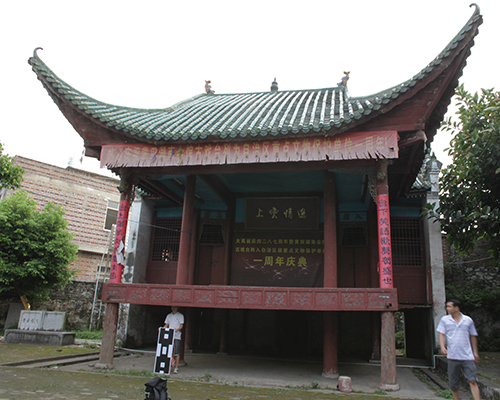
//> input picture geometric-verification-for-sift-match/img1.jpg, 500 x 400 px, given in place of DSC_2625_resize.JPG, which was not available
$ ./main   (built with g++ and OpenCV 4, older OpenCV classes emulated)
//> lines starting //> are read from the running program, lines starting //| are printed output that depends on the picture; pictures that were not available may be replaced by others from this repository, and a replacement may not be noted
### geometric-verification-for-sift-match/utils.h
/*
 * FileName : utils.c
 * Author   : yongyuanstu@gmail.com
 * Version  : v1.0
 * Date     : 29 Aug 2015 08:31:41 PM CST
 * Brief    :
 *
 * Copyright (C) MICL,USTB
 */

#include<iostream>
#include<time.h>
#include<windows.h>
#include <vector>

#include "opencv/cv.h"
#include "opencv/highgui.h"
#include "opencv2/core/core.hpp"
#include "opencv2/highgui/highgui.hpp"
#include "opencv2/features2d/features2d.hpp"
#include "opencv2/calib3d/calib3d.hpp"
#include "opencv2/imgproc/imgproc.hpp"
#include "opencv2/nonfree/nonfree.hpp"

#include "armadillo"

using namespace std;
//using namespace cv;

struct superluOpts{
	int             tolerance1;  // default: true
	int             tolerance2;    // default: false
	int             tolerance3; // default: 1.0
	unsigned int    minInliers;
	unsigned int    numRefinementIterations;
};

/*********************生成随机颜色*****************/
static cv::Scalar randomColor(cv::RNG& rng);

/********************画匹配点**********************/
void plotMatches(const cv::Mat &src, const cv::Mat &obj, vector<cv::Point2f> &srcPoints, vector<cv::Point2f> &dstPoints);

/**************使用OpenCV自带的寻找内点************/
void findInliers(vector<cv::KeyPoint> &qKeypoints, vector<cv::KeyPoint> &objKeypoints, vector<cv::DMatch> &matches, const string &imgfn, const string &objFileName);

/******************自己写的寻找内点*****************/
arma::mat centering(arma::mat &x);
arma::mat toAffinity(arma::mat &f);
arma::uvec geometricVerification(const arma::mat &frames1, const arma::mat &frames2, const arma::mat &matches, const superluOpts &opts);

### sift(asift)-match-with-ransac-cpp/sift_asift_match/ASiftDetector.h
//
//  ASiftDetector.h
//  sift_asift_match
//
//  Created by willard on 8/18/15.
//  Copyright (c) 2015 wilard. All rights reserved.
//

#include <vector>
//#include <opencv2/core/core.hpp>
//#include <opencv2/features2d/features2d.hpp>

#include "opencv/cv.h"
#include "opencv/highgui.h"

#include "opencv2/core/core.hpp"
#include "opencv2/highgui/highgui.hpp"
#include "opencv2/features2d/features2d.hpp"
#include "opencv2/calib3d/calib3d.hpp"
#include "opencv2/imgproc/imgproc.hpp"
#include "opencv2/nonfree/nonfree.hpp"

using namespace cv;

class ASiftDetector
{
public:
    ASiftDetector();

    void detectAndCompute(const Mat& img, std::vector< KeyPoint >& keypoints, Mat& descriptors);

private:
    void affineSkew(double tilt, double phi, Mat& img, Mat& mask, Mat& Ai);
};

### sift(asift)-match-with-ransac-cpp/sift_asift_match/utils.cpp
//
//  utils.cpp
//  sift_asift_match
//
//  Created by willard on 8/21/15.
//  Copyright (c) 2015 wilard. All rights reserved.
//

#include "utils.h"

// 画匹配的特征点对
void drawMatch(const string &src, const string &obj, vector<Point2f> &srcPoints, vector<Point2f> &dstPoints){
    // https://gist.github.com/thorikawa/3398619
    Mat srcColorImage = imread(src);
    Mat dstColorImage = imread(obj);

    // Create a image for displaying mathing keypoints
    Size sz = Size(srcColorImage.size().width + dstColorImage.size().width, srcColorImage.size().height + dstColorImage.size().height);
    Mat matchingImage = Mat::zeros(sz, CV_8UC3);

    // Draw camera frame
    Mat roi1 = Mat(matchingImage, Rect(0, 0, srcColorImage.size().width, srcColorImage.size().height));
    srcColorImage.copyTo(roi1);
    // Draw original image
    Mat roi2 = Mat(matchingImage, Rect(srcColorImage.size().width, srcColorImage.size().height, dstColorImage.size().width, dstColorImage.size().height));
    dstColorImage.copyTo(roi2);

    // Draw line between nearest neighbor pairs
    for (int i = 0; i < (int)srcPoints.size(); ++i) {
        Point2f pt1 = srcPoints[i];
        Point2f pt2 = dstPoints[i];
        Point2f from = pt1;
        Point2f to   = Point(srcColorImage.size().width + pt2.x, srcColorImage.size().height + pt2.y);
        line(matchingImage, from, to, Scalar(0, 255, 255));
    }
    // Display mathing image
    resize(matchingImage, matchingImage, Size(matchingImage.cols/2, matchingImage.rows/2));
    namedWindow( "Display frame",CV_WINDOW_AUTOSIZE);
    imshow("Matched Points", matchingImage);
    cvWaitKey(0);
}

void findInliers(vector<KeyPoint> &qKeypoints, vector<KeyPoint> &objKeypoints, vector<DMatch> &matches, const string &imgfn, const string &objFileName){
    // 获取关键点坐标
    vector<Point2f> queryCoord;
    vector<Point2f> objectCoord;
    for( int i = 0; i < matches.size(); i++){
        queryCoord.push_back((qKeypoints[matches[i].queryIdx]).pt);
        objectCoord.push_back((objKeypoints[matches[i].trainIdx]).pt);
    }
    // 使用自定义的函数显示匹配点对
    drawMatch(imgfn, objFileName, queryCoord, objectCoord);

    // 计算homography矩阵
    Mat mask;
    vector<Point2f> queryInliers;
    vector<Point2f> sceneInliers;
    Mat H = findFundamentalMat(queryCoord, objectCoord, mask, CV_FM_RANSAC);
    //Mat H = findHomography( queryCoord, objectCoord, CV_RANSAC, 10, mask);
    int inliers_cnt = 0, outliers_cnt = 0;
    for (int j = 0; j < mask.rows; j++){
        if (mask.at<uchar>(j) == 1){
            queryInliers.push_back(queryCoord[j]);
            sceneInliers.push_back(objectCoord[j]);
            inliers_cnt++;
        }else {
            outliers_cnt++;
        }
    }
    //显示剔除误配点对后的匹配点对
    drawMatch(imgfn, objFileName, queryInliers, sceneInliers);
}

### sift(asift)-match-with-ransac-cpp/sift_asift_match/main.cpp
//
//  main.cpp
//  sift_asift_match
//
//  Created by willard on 8/18/15.
//  Copyright (c) 2015 wilard. All rights reserved.
//

#include "ASiftDetector.h"
#include "utils.h"

// 提取sift特征
Mat ExtractSIFTFeature(const string &imgfn, vector<KeyPoint> &points)  {
    auto img = imread(imgfn, true);    //imgfn: image file name
    SiftFeatureDetector detector;
    vector<KeyPoint> keypoints;
    detector.detect(img, keypoints);
    SiftDescriptorExtractor extractor;
    Mat descriptors;
    if (!keypoints.size()) {
        return Mat();
    }
    // extract sift feature
    extractor.compute(img, keypoints, descriptors);
    //points.resize(keypoints.size());
    for (int i = 0; i < keypoints.size(); i++){
        points.push_back(keypoints[i]);
    }
    return descriptors;
}

int main(int argc, const char * argv[]) {
    // insert code here...
    string imgfn = "/Users/willard/Pictures/sample_pictures/DSC_2625_resize.JPG";
    Mat queryImage, queryBlackImg, qDescriptor;
    queryImage = imread(imgfn);
//> queryImage is the input picture: 400 rows x 500 cols, CV_8UC3; mean B, G, R 117.8, 121.8, 124.4
    vector<KeyPoint> qKeypoints;
    qDescriptor = ExtractSIFTFeature(imgfn, qKeypoints);
//> in ExtractSIFTFeature, `detector.detect(img, keypoints);`: keypoints = 1380 keypoints; strongest (x, y, size): (475, 226, 2), (442, 216, 2.6), (458, 186, 1.8), (162, 365, 3.1)
//> after the loop in ExtractSIFTFeature, `for (int i = 0; i < keypoints.size(); i++)`: points has the same summary as keypoints
//> qKeypoints has the same summary as keypoints in ExtractSIFTFeature
    /*drawKeypoints(queryImage, qKeypoints, queryBlackImg);
    imshow("Sift", queryBlackImg);
    cvWaitKey(0);*/

    string objFileName = "/Users/willard/Pictures/sample_pictures/DSC_2624_resize.JPG";
    Mat objectImage, objBlackImg, objDesriptor;
    objectImage = imread(objFileName);
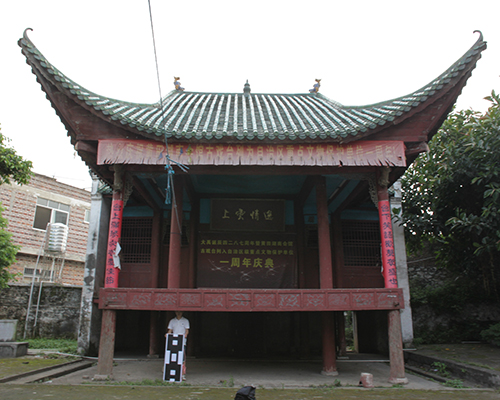
//> input picture geometric-verification-for-sift-match/img2.jpg, 500 x 400 px, given in place of DSC_2624_resize.JPG, which was not available
//> objectImage is the input picture: 400 rows x 500 cols, CV_8UC3; mean B, G, R 116.5, 119.9, 122.7
    vector<KeyPoint> objKeypoints;
    objDesriptor = ExtractSIFTFeature(objFileName, objKeypoints);
//> in ExtractSIFTFeature (call 2), `detector.detect(img, keypoints);`: keypoints = 1463 keypoints; strongest (x, y, size): (414, 233, 1.9), (412, 187, 2), (431, 213, 2.6), (418, 189, 2.1)
//> after the loop in ExtractSIFTFeature (call 2), `for (int i = 0; i < keypoints.size(); i++)`: points has the same summary as keypoints
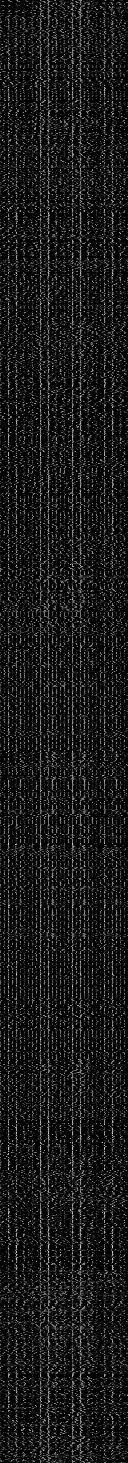
//> objDesriptor: 1463 rows x 128 cols, CV_32FC1; min 0, max 218, mean 25.6
//> objKeypoints has the same summary as keypoints in ExtractSIFTFeature
    /*drawKeypoints(objectImage, objKeypoints, objBlackImg);
    imshow("Sift", objBlackImg);
    cvWaitKey(0);*/

    //直接找1近邻，SIFT找匹配点
    FlannBasedMatcher matcher;
    vector< DMatch > matches1;
    matcher.match(qDescriptor, objDesriptor, matches1);
//> matches1 = 1380 matches
    findInliers(qKeypoints, objKeypoints, matches1, imgfn, objFileName); // 通过1近邻匹配的点对
//> after the loop in findInliers, `for( int i = 0; i < matches.size(); i++)`: queryCoord = 1380 Points (x, y), first 12: [2.34, 220.3], [2.53, 241.5], [2.62, 256.3], [2.84, 326.2], [3.83, 152.8], [3.89, 250.5], [5.34, 316.8], [5.48, 186.1], [5.86, 313.6], [6.63, 244.5], [6.69, 238.9], [7.98, 220.2]; objectCoord = 1380 Points (x, y), first 12: [13.22, 153.1], [460.2, 117.3], [482.1, 118], [408.7, 265.7], [6.32, 144.6], [68.58, 261.9], [157.1, 165.6], [412.6, 107.2], [157.1, 165.6], [13.22, 153.1], [450.1, 380.4], [433, 276]
//> the loop in drawMatch, `for (int i = 0; i < (int)srcPoints.size(); ++i)` made 1380 passes
//> (pt2, from, to) on passes 1 to 3: (Point(13.22, 153.1), Point(2.34, 220.3), Point(513, 553)), (Point(460.2, 117.3), Point(2.53, 241.5), Point(960, 517)), (Point(482.1, 118), Point(2.62, 256.3), Point(982, 518))
//> in drawMatch, `resize(matchingImage, matchingImage, Size(matchingImage.cols/2, matchi..`:
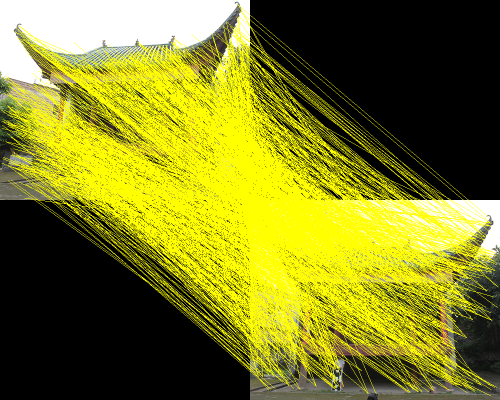
//> matchingImage: 400 rows x 500 cols, CV_8UC3; mean B, G, R 30.8, 125.9, 126.3
//> in findInliers, `Mat H = findFundamentalMat(queryCoord, objectCoord, mask, CV_FM_RANSAC);`: mask = 1380 values, max 1 at index 62, min 0 at index 0, mean 0.138; H = [[-3.32e-06, -9.91e-06, 0.000917], [3.12e-05, 2.12e-06, 0.00384], [-0.00355, -0.0107, 1]]
//> after the loop in findInliers, `for (int j = 0; j < mask.rows; j++)`: queryInliers = 191 Points (x, y), first 12: [28.93, 203.2], [50.41, 200.3], [57.63, 182.2], [68.26, 208], [69.43, 172.2], [82.79, 181], [87.07, 173.2], [88.07, 182], [92.91, 174.8], [94.15, 116], [98.89, 296.8], [108.7, 124.2]; sceneInliers = 191 Points (x, y), first 12: [10.08, 250.6], [23.63, 235.6], [111.9, 215.6], [23.63, 235.6], [36.34, 177.8], [65.27, 190.8], [47.56, 177.9], [65.27, 190.8], [47.56, 177.9], [64.45, 85.29], [66.82, 356.8], [87.54, 102.9]; inliers_cnt = 191; outliers_cnt = 1189
//> the loop in drawMatch (call 2), `for (int i = 0; i < (int)srcPoints.size(); ++i)` made 191 passes
//> (pt2, from, to) on passes 1 to 3: (Point(10.08, 250.6), Point(28.93, 203.2), Point(510, 650)), (Point(23.63, 235.6), Point(50.41, 200.3), Point(523, 635)), (Point(111.9, 215.6), Point(57.63, 182.2), Point(611, 615))
//> in drawMatch (call 2), `resize(matchingImage, matchingImage, Size(matchingImage.cols/2, matchi..`:
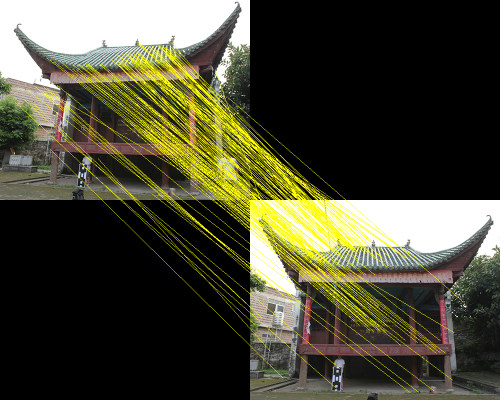
//> matchingImage: 400 rows x 500 cols, CV_8UC3; mean B, G, R 52.1, 72.6, 73.7

    // 使用Lowe的raw feature方法匹配
    vector<Point2f> qeK, obK;
    vector<vector<DMatch>> matches;
    vector<DMatch> good_matches2;
    matcher.knnMatch(qDescriptor, objDesriptor, matches, 2);
//> matches = 1380 matches
    for (size_t i = 0; i < matches.size(); i++){
        if (matches[i][0].distance < 0.8*matches[i][1].distance){
            good_matches2.push_back(matches[i][0]);
            qeK.push_back(qKeypoints[matches[i][0].queryIdx].pt);
            obK.push_back(objKeypoints[matches[i][1].trainIdx].pt);
        }
    }
//> after the loop, good_matches2 = 236 matches; qeK = 236 Points (x, y), first 12: [15.57, 361.4], [15.7, 326.5], [16.32, 247.9], [22.08, 183.4], [29.02, 61.65], [34.22, 336.2], [34.46, 75.2], [38.43, 208.1], [38.43, 208.1], [38.49, 51.87], [53.55, 228.8], [56.31, 335.3]; obK = 236 Points (x, y), first 12: [20.07, 373.1], [82.47, 263.1], [269, 262.3], [9.6, 269.7], [335.1, 285.5], [371.4, 294.3], [48.35, 102.5], [310.4, 153.9], [310.4, 153.9], [29.15, 33.77], [393, 194.7], [480.4, 371.7]
    findInliers(qKeypoints, objKeypoints, good_matches2, imgfn, objFileName); // 通过Lowe匹配的点对
//> the loop in drawMatch (call 3), `for (int i = 0; i < (int)srcPoints.size(); ++i)` made 236 passes
//> (pt2, from, to) on passes 1 to 3: (Point(78.52, 371.6), Point(15.57, 361.4), Point(578, 771)), (Point(405.6, 143.6), Point(15.7, 326.5), Point(905, 543)), (Point(462.8, 370.4), Point(16.32, 247.9), Point(962, 770))
//> after the loop in drawMatch (call 3), `for (int i = 0; i < (int)srcPoints.size(); ++i)`:
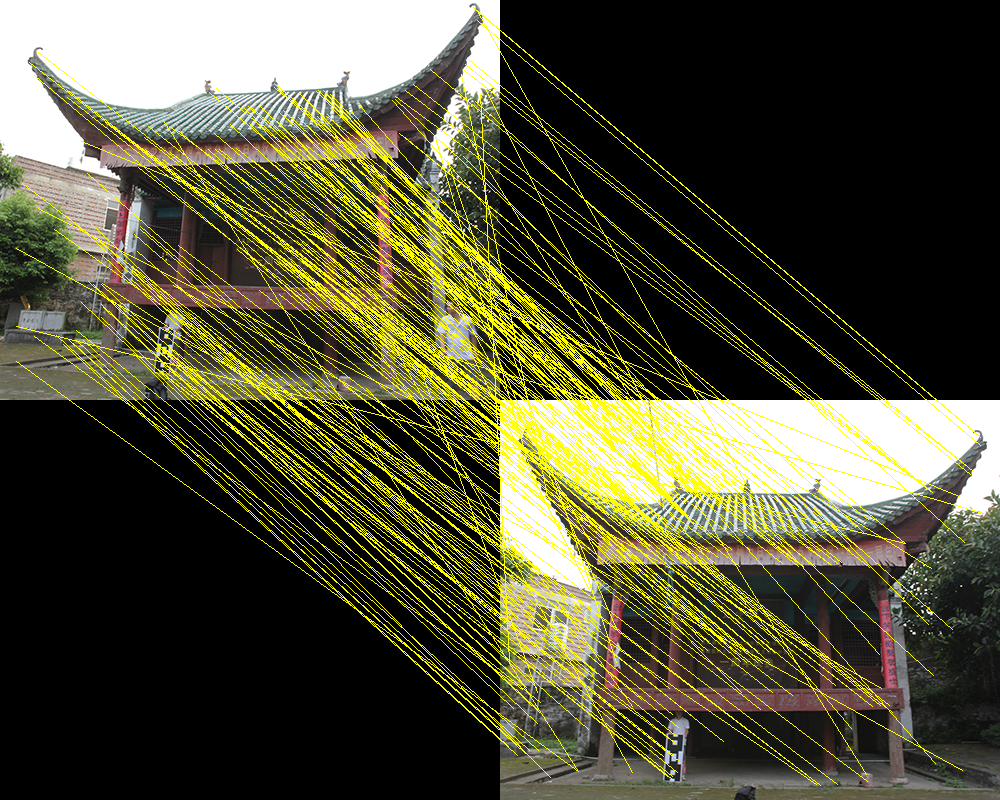
//> matchingImage: 800 rows x 1000 cols, CV_8UC3; mean B, G, R 50.6, 79.8, 80.8
//> after the loop in drawMatch (call 4), `for (int i = 0; i < (int)srcPoints.size(); ++i)`:
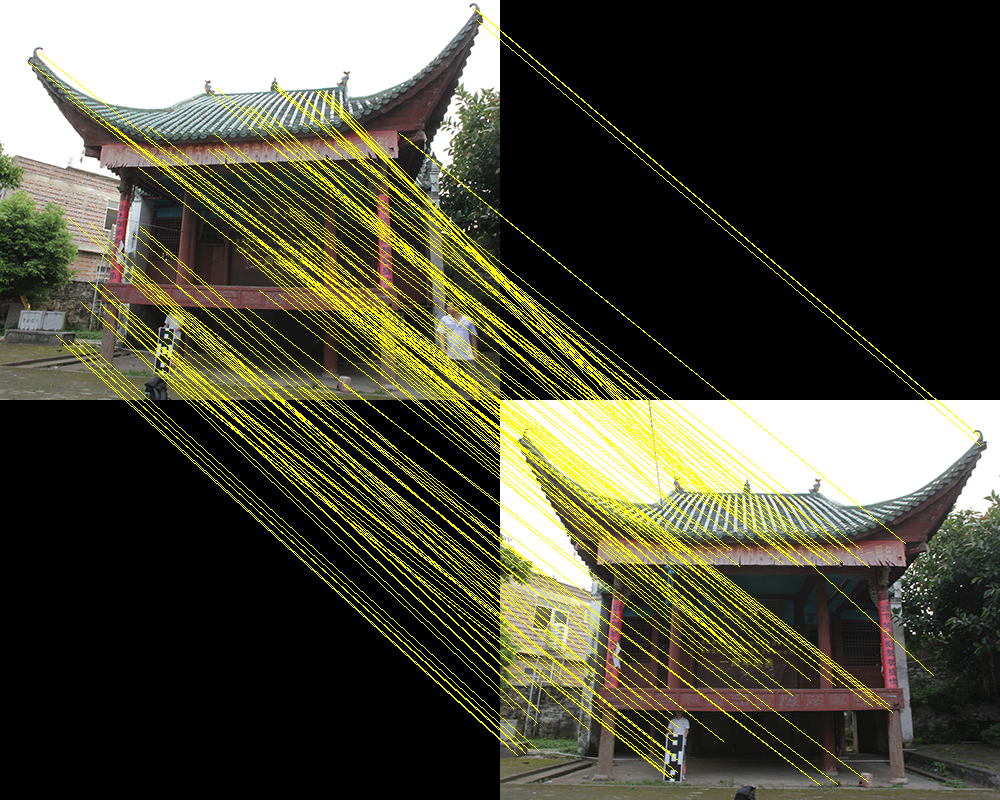
//> matchingImage: 800 rows x 1000 cols, CV_8UC3; mean B, G, R 53.2, 73.7, 74.9
//> in drawMatch (call 4), `resize(matchingImage, matchingImage, Size(matchingImage.cols/2, matchi..`:
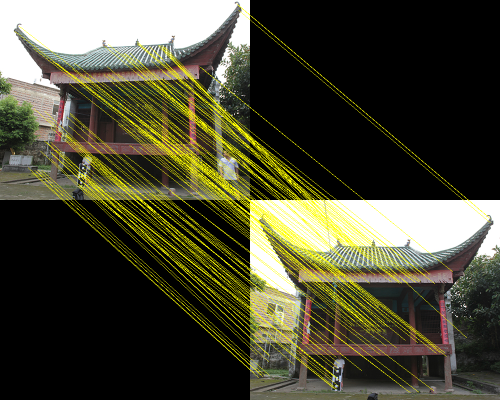
//> matchingImage: 400 rows x 500 cols, CV_8UC3; mean B, G, R 53.2, 73.8, 74.9


    // [7 lines of commented-out code are left out]

    /*//Matching descriptor vectors using FLANN matcher, ASIFT找匹配点
    std::vector< DMatch > asiftMatches;
    matcher.match(asiftDescriptors_query, asiftDescriptors_object, asiftMatches);
    findInliers(asiftKeypoints_query, asiftKeypoints_object, asiftMatches, imgfn, objFileName);*/

    // 使用内置函数画匹配点对
    /*Mat img_matches;
     drawMatches( queryImage, qKeypoints, objectImage, objKeypoints,
     matches, img_matches, Scalar::all(-1), Scalar::all(-1),
     vector<char>(), DrawMatchesFlags::NOT_DRAW_SINGLE_POINTS );
     imshow("Good Matches & Object detection", img_matches);
     waitKey(0);*/

    return 0;
}
